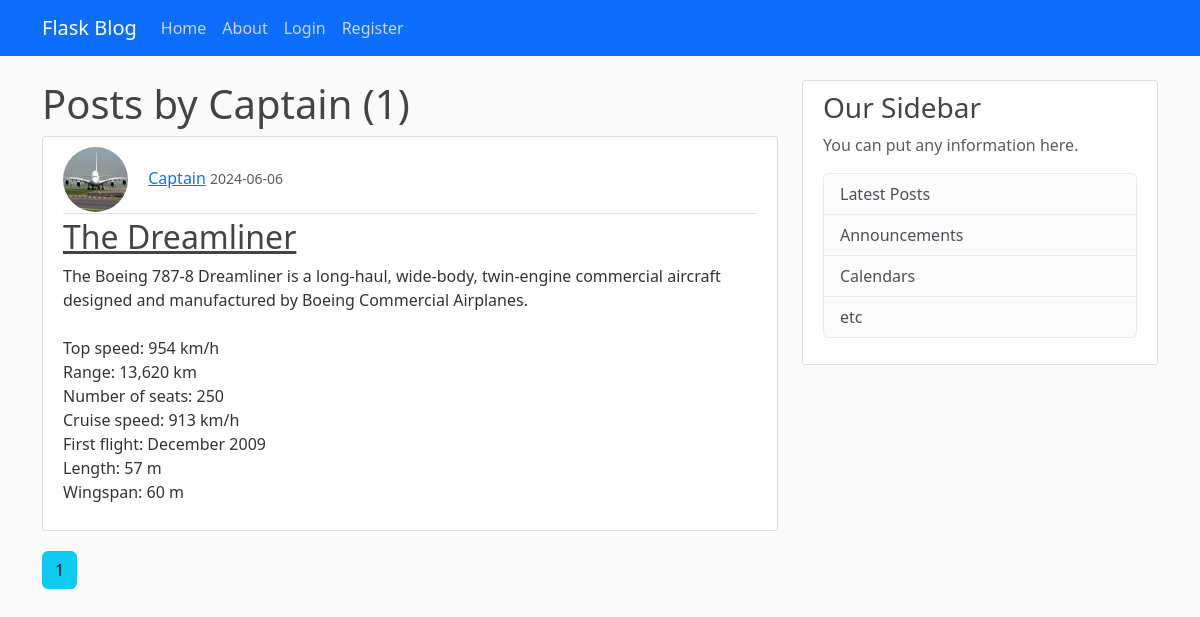
The app's page /user/Captain, older data.
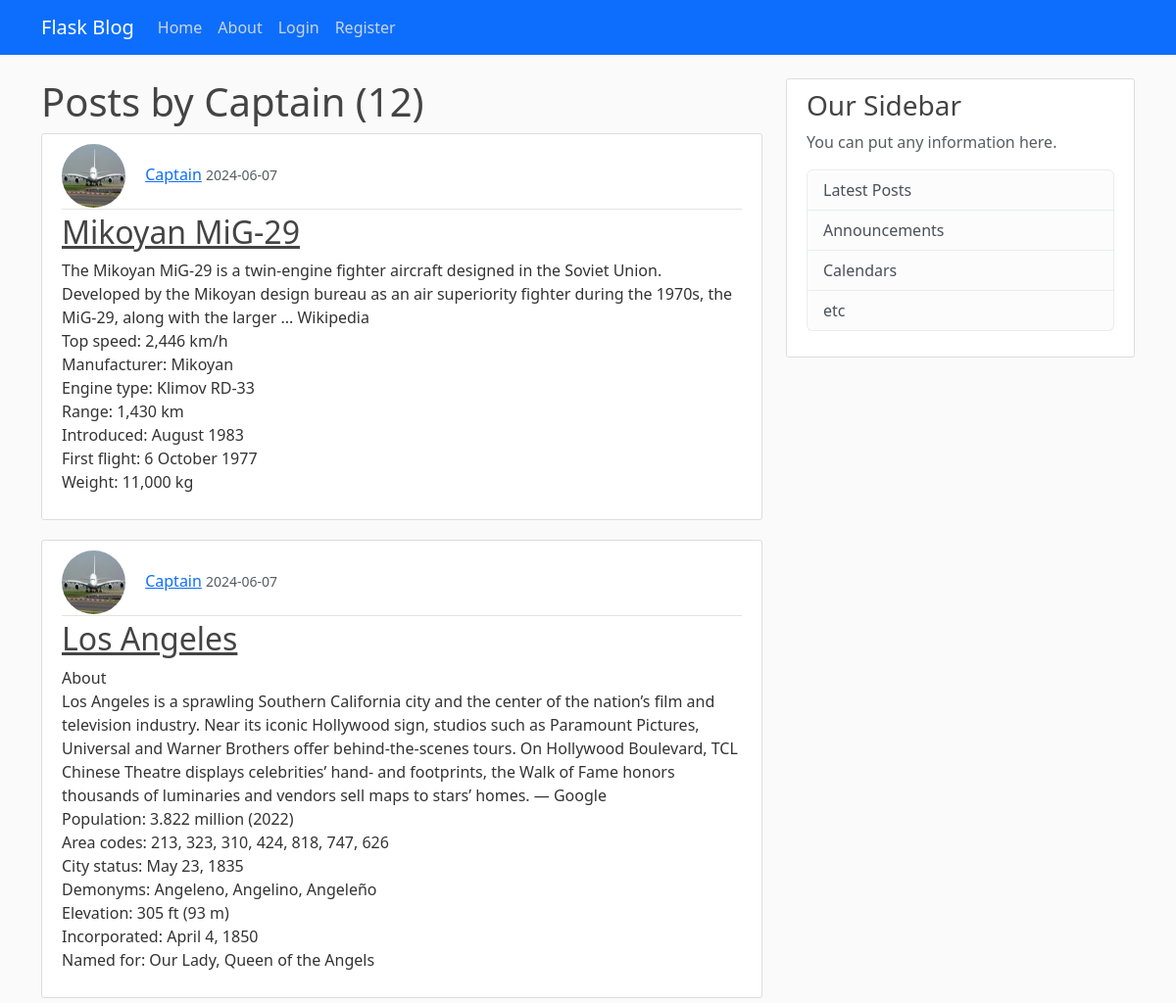
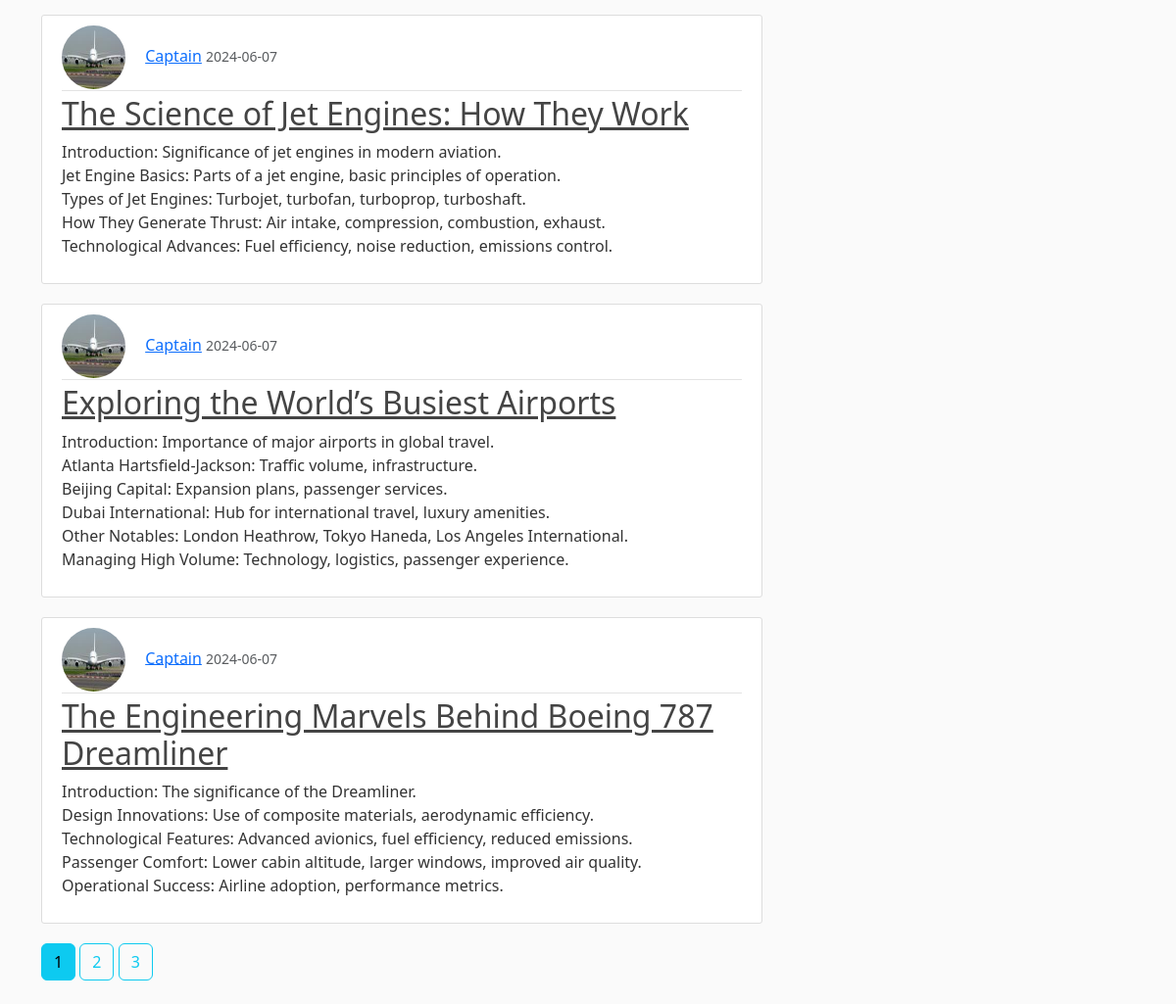
The same page, newer data (2 pictures, top to bottom).
### app/models.py (models this page shows, shortened)
class User(db.Model, UserMixin):
    id = db.Column(db.Integer, primary_key=True)
    username = db.Column(db.String(12), unique=True, nullable=False)
    email = db.Column(db.String(120), unique=True, nullable=False)
    image_file = db.Column(db.String(20), nullable=False, default = 'default.jpg')
    password = db.Column(db.String(60), nullable=False)
    posts = db.relationship("Post", backref='author', lazy=True)

class Post(db.Model):
    id = db.Column(db.Integer, primary_key=True)
    title = db.Column(db.String(100), nullable=False)
    content = db.Column(db.Text(), nullable=False)
    date_posted = db.Column(db.DateTime(), nullable=False, default=datetime.utcnow)
    user_id = db.Column(db.Integer, db.ForeignKey('user.id'), nullable=False)

### app/routes.py (the view)
@app.route("/user/<string:username>")
def user_post(username):
    page = request.args.get('page',1,type=int)
    user = User.query.filter_by(username=username).first_or_404()
    posts = Post.query.filter_by(author=user).order_by(Post.date_posted.desc()).paginate(per_page=5,page=page)
    return render_template("user_post.html",posts=posts,user=user)

### app/templates/user_post.html
{% extends 'base.html' %} {% block content %}
<h1>Posts by {{ user.username }} ({{ posts.total }})</h1>
{% for post in posts.items %}
<article class="media content-section">
  <div class="media-body">
    <div class="article-metadata">
      <img
        class="rounded-circle article-img"
        src="{{ url_for('static',filename='profile_pics/' + post.author.image_file) }}"
        alt=""
      />
      <a
        class="mr-2"
        href="{{ url_for('user_post',username=post.author.username) }}"
        >{{ post.author.username }}</a
      >
      <small class="text-muted"
        >{{ post.date_posted.strftime('%Y-%m-%d') }}</small
      >
    </div>
    <h2>
      <a class="article-title" href="{{ url_for('post',post_id=post.id) }}"
        >{{ post.title }}</a
      >
    </h2>
    <p class="article-content">{{ post.content }}</p>
  </div>
</article>
{% endfor %} {% for page_num in posts.iter_pages() %} {% if page_num %} {% if
posts.page == page_num %}
<a
  class="btn btn-info mb-4"
  href="{{ url_for('home',username=user.username,page=page_num) }}"
  >{{ page_num }}</a
>
{% else %}
<a
  class="btn btn-outline-info mb-4"
  href="{{ url_for('home',username=user.username,page=page_num) }}"
  >{{ page_num }}</a
>
{% endif %} {% else %}... {% endif %} {% endfor %} {% endblock %}

### app/templates/base.html (shortened to what this page needs)
<!DOCTYPE html>
<html lang="en">
  <head>
    <link
      href="https://cdn.jsdelivr.net/npm/bootstrap@5.3.3/dist/css/bootstrap.min.css"
      rel="stylesheet"
    />
    <link
      rel="stylesheet"
      type="text/css"
      href="{{ url_for('static', filename='main.css') }}"
    />
  </head>
  <body>
    <header class="site-header">
      <nav class="navbar navbar-expand-md navbar-dark bg-primary fixed-top">
        <div class="container">
          <a class="navbar-brand mr-4" href="/">Flask Blog</a>
          <div class="collapse navbar-collapse" id="navbarToggle">
            <div class="navbar-nav mr-auto">
              <a class="nav-item nav-link" href="{{ url_for('home') }}">Home</a>
              <a class="nav-item nav-link" href="{{ url_for('about') }}">About</a>
            </div>
            <div class="navbar-nav">
              {% if current_user.is_authenticated %}
              <a class="nav-item nav-link" href="{{ url_for('new_post') }}">New Post</a>
              <a class="nav-item nav-link" href="{{ url_for('account') }}">Account</a>
              <a class="nav-item nav-link" href="{{ url_for('logout') }}">Logout</a>
              {% else%}
              <a class="nav-item nav-link" href="{{ url_for('login') }}">Login</a>
              <a class="nav-item nav-link" href="{{ url_for('register') }}">Register</a>
              {% endif %}
            </div>
          </div>
        </div>
      </nav>
    </header>
    <main role="main" class="container">
      <div class="row">
        <div class="col-md-8">
          {% block content %}{% endblock %}
        </div>
        <div class="col-md-4">
          <div class="content-section">
            <h3>Our Sidebar</h3>
            <p class='text-muted'>You can put any information here.
              <ul class="list-group">
                <li class="list-group-item list-group-item-light">Latest Posts</li>
                <li class="list-group-item list-group-item-light">Announcements</li>
                <li class="list-group-item list-group-item-light">Calendars</li>
                <li class="list-group-item list-group-item-light">etc</li>
              </ul>
            </p>
          </div>
        </div>
      </div>
    </main>
  </body>
</html>

### app/static/main.css (style rules this page uses)
body { background: #fafafa; color: #333333; margin-top: 5rem; }
h1, h2, h3, h4, h5, h6 { color: #444444; }
.site-header .navbar-nav .nav-link { color: #cbd5db; }
.content-section { background: #ffffff; padding: 10px 20px; border: 1px solid #dddddd; border-radius: 3px; margin-bottom: 20px; }
.article-title { color: #444444; }
.article-content { white-space: pre-line; }
.article-img { height: 65px; width: 65px; margin-right: 16px; }
.article-metadata { padding-bottom: 1px; margin-bottom: 4px; border-bottom: 1px solid #e3e3e3 }

Row changes from the older to the newer data that the page shows:
no longer on this page (row unchanged): Post: image_file (picture), author.username "Captain", date_posted "2024-06-06", title "The Dreamliner", content "The Boeing 787-8 Dreamliner is a long-haul, wide-body, twin-engine commercial aircraft designed and manufactured by Boeing Commercial Airplanes. Top speed: 954 km/h Range: 13,620 km Number of seats: 250 Cruise speed: 913 km/h First flight: December 2009 Length: 57 m Wingspan: 60 m"
added Post: image_file (picture), author.username "Captain", date_posted "2024-06-07", title "Mikoyan MiG-29", content "The Mikoyan MiG-29 is a twin-engine fighter aircraft designed in the Soviet Union. Developed by the Mikoyan design bureau as an air superiority fighter during the 1970s, the MiG-29, along with the larger ... Wikipedia Top speed: 2,446 km/h Manufacturer: Mikoyan Engine type: Klimov RD-33 Range: 1,430 km Introduced: August 1983 First flight: 6 October 1977 Weight: 11,000 kg"
added Post: image_file (picture), author.username "Captain", date_posted "2024-06-07", title "Los Angeles", content "About Los Angeles is a sprawling Southern California city and the center of the nation’s film and television industry. Near its iconic Hollywood sign, studios such as Paramount Pictures, Universal and Warner Brothers offer behind-the-scenes tours. On Hollywood Boulevard, TCL Chinese Theatre displays celebrities’ hand- and footprints, the Walk of Fame honors thousands of luminaries and vendors sell maps to stars’ homes. ― Google Population: 3.822 million (2022) Area codes: 213, 323, 310, 424, 818, 747, 626 City status: May 23, 1835 Demonyms: Angeleno, Angelino, Angeleño Elevation: 305 ft (93 m) Incorporated: April 4, 1850 Named for: Our Lady, Queen of the Angels"
added Post: image_file (picture), author.username "Captain", date_posted "2024-06-07", title "The Science of Jet Engines: How They Work", content "Introduction: Significance of jet engines in modern aviation. Jet Engine Basics: Parts of a jet engine, basic principles of operation. Types of Jet Engines: Turbojet, turbofan, turboprop, turboshaft. How They Generate Thrust: Air intake, compression, combustion, exhaust. Technological Advances: Fuel efficiency, noise reduction, emissions control."
added Post: image_file (picture), author.username "Captain", date_posted "2024-06-07", title "Exploring the World’s Busiest Airports", content "Introduction: Importance of major airports in global travel. Atlanta Hartsfield-Jackson: Traffic volume, infrastructure. Beijing Capital: Expansion plans, passenger services. Dubai International: Hub for international travel, luxury amenities. Other Notables: London Heathrow, Tokyo Haneda, Los Angeles International. Managing High Volume: Technology, logistics, passenger experience."
added Post: image_file (picture), author.username "Captain", date_posted "2024-06-07", title "The Engineering Marvels Behind Boeing 787 Dreamliner", content "Introduction: The significance of the Dreamliner. Design Innovations: Use of composite materials, aerodynamic efficiency. Technological Features: Advanced avionics, fuel efficiency, reduced emissions. Passenger Comfort: Lower cabin altitude, larger windows, improved air quality. Operational Success: Airline adoption, performance metrics."
Text that changed along with them:
{{ posts.total }}: "1" → "12"
new list line: "2"
new list line: "3"
